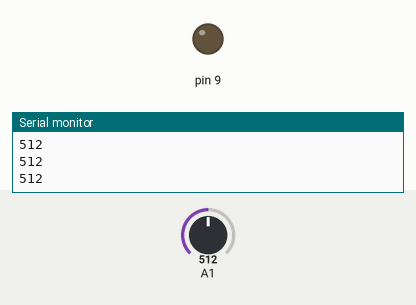
Bench run of a sketch on a simulated Arduino Uno, built with avr-gcc and run on an emulated ATmega328P. On the bench: output pins drawn as LEDs (lit = HIGH), the last lines printed to the serial monitor. Inputs (shaded band) come from the test bench; at power-on: A1 = 512.

Above: at 1.2 s.
1.3 s: A1 set to 56
2.8 s: A1 set to 45
At 3.4 s:
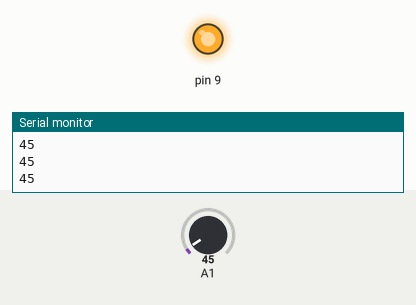
4.3 s: A1 set to 122
At 5.5 s:
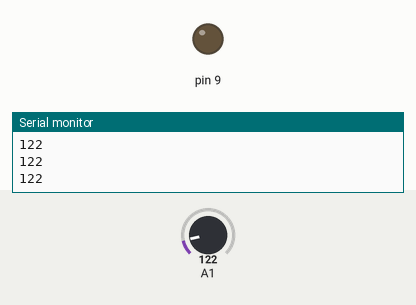
5.8 s: A1 set to 40
At 6.9 s:
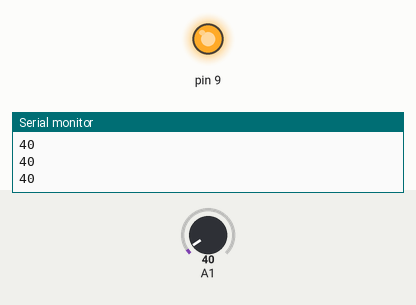
Timing chart, 0 to 8.3 s (numbered marks = the images above; inputs shaded):
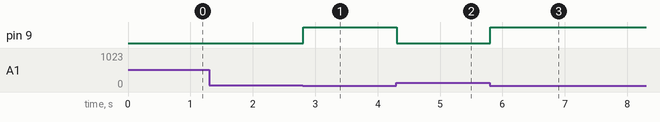

The sketch:

LDR.ino
```cpp
void setup() {
  pinMode(A1,INPUT);
  pinMode(9,OUTPUT);
  Serial.begin(9600);

}

void loop() {
  int isik = analogRead(A1);
  Serial.println(isik);

  if(isik < 50){
    digitalWrite(9,HIGH);


  }else{
    digitalWrite(9,LOW);
  }


}
```

Measured:
- the behaviour switches between 50 and 49 on A1 (found by bisection; images 0 and 1)
- after the input at 2.8 s, pin 9: LOW → HIGH at once
- after the input at 4.3 s, pin 9: HIGH → LOW at once
- after the input at 5.8 s, pin 9: LOW → HIGH at once
